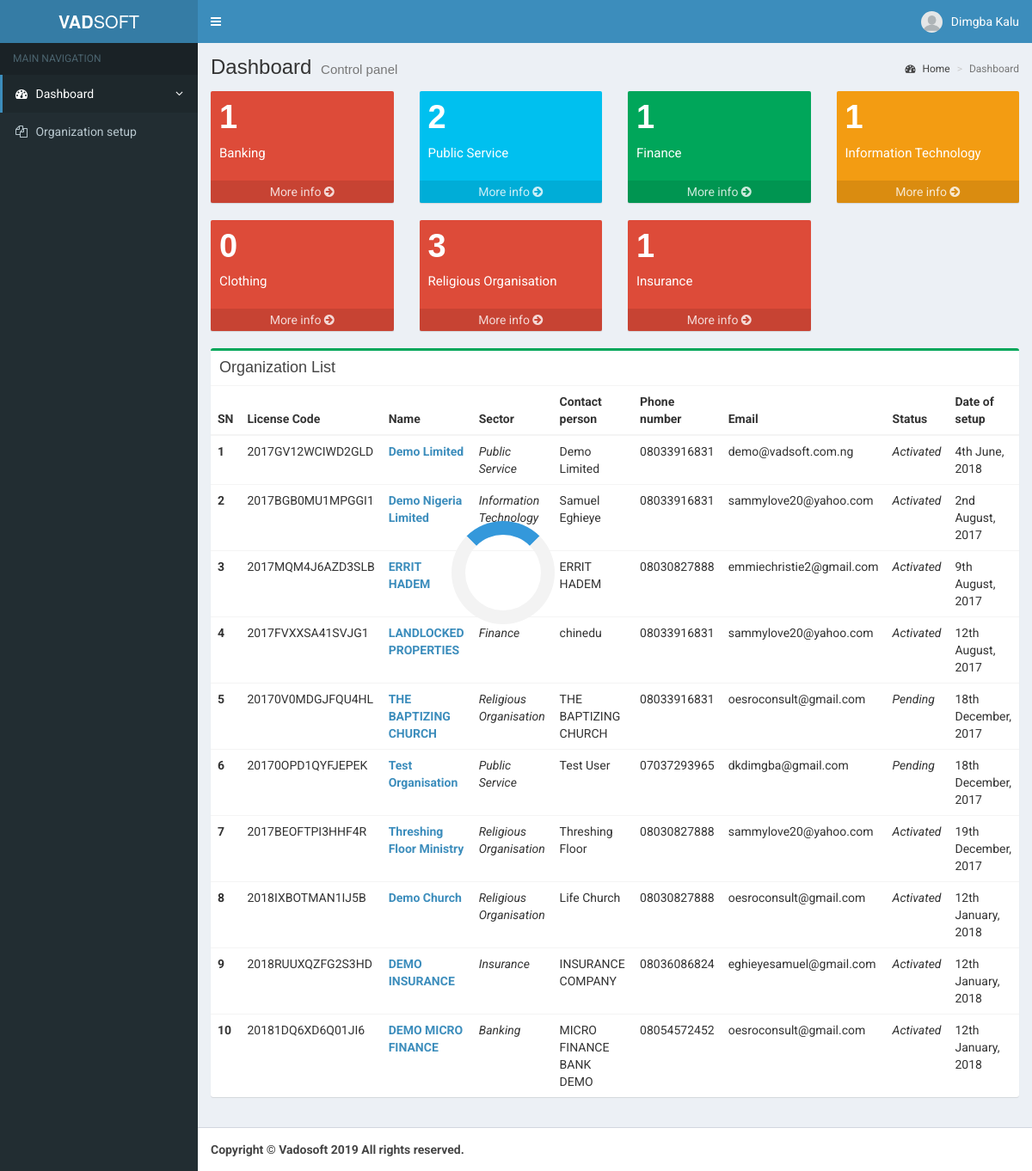
The page /v/index.php (signed in) on the database its author committed.
### tables this page shows
CREATE TABLE `organization_category` (
  `cat_id` int(4) NOT NULL,
  `cat_name` varchar(30) NOT NULL,
  `cat_discrip` text NOT NULL,
  `registered_at` datetime NOT NULL
);

CREATE TABLE `organization` (
  `org_id` int(11) NOT NULL,
  `org_name` varchar(100) NOT NULL,
  `org_email` varchar(50) NOT NULL,
  `org_admin` varchar(100) NOT NULL,
  `org_phone` varchar(50) NOT NULL,
  `org_category` mediumint(4) NOT NULL,
  `org_address` varchar(200) NOT NULL,
  `registered_at` datetime NOT NULL,
  `org_location` mediumint(3) NOT NULL,
  `org_license_key` varchar(50) DEFAULT NULL,
  `org_license_status` int(11) NOT NULL
);

### v/webapp/functions.php (called while the page is built, shortened)
<?php
function GetOrganizations($connection, $org_id = NULL, $category_id = NULL, $limit = NULL)
{
    $WHERE = ""; $LIMIT = "";
    $sql = "SELECT * FROM organization $WHERE $LIMIT";
    $query = $connection->query($sql) ;
    $num = $query->execute();
    if($num != 0)
    {
        return $query->fetchAll();
    }
    else
    {
        return false;
    }
}
function GetOrganizationLocation($connection, $area_id)
{
    $sql = "SELECT * FROM area where area_id='$area_id'";
    $query = $connection->query($sql) ;
    $num = $query->execute();
    if($num !=0)
    {
        while ($row = $query->fetch())
        {
            return $row['area_name'];
        }
    }
    else
    {
        return false;
    }
}
function GetOrganizationCat($connection, $cat_id){
    $sql = "SELECT * FROM organization_category where cat_id='$cat_id' ";
    $query = $connection ->query($sql) ;
    $num =  $query->setFetchMode(PDO::FETCH_NUM);
    if($num !=0) {
        while ($row = $query->fetch() ) {
            return $row['cat_name'] ;
        }
    }
}
function GetOrganizationCatList($connection)
{
    $sql = "SELECT * FROM organization_category ";
    $query = $connection ->query($sql) ;
    $num = $query->execute();
    if($num !=0)
    {
        return $query->fetchAll();
    }
    else
    {
        return false;
    }
}
function GetOrganizationCatNumber($connection, $cat_id)
{
    $sql = "SELECT * FROM organization WHERE org_category = '$cat_id'";
    $query = $connection ->query($sql) ;
    $num = $query->rowCount() ;
    return $num;
}

### v/webapp/organization_list.php (the view, shortened to what this page needs)
<?php
if ($place == "home") {
	$table_id = "";
} else {
	$table_id = "example1";
}
?>
<div class="box box-success">
	<div class="box-header with-border">
		<h3 class="box-title">Organization List</h3>
	</div>
	<div class="">
		<table id="<?php echo $table_id ?>" class="table table-responsive">
			<thead >
				<tr align="left">
					<th>SN</th>
					<th>License Code</th>
					<th>Name</th>
					<th>Sector</th>
					<th>Contact person</th>
					<th>Phone number</th>
					<th>Email</th>
					<th>Status</th>
					<th>Date of setup</th>
				</tr>
			</thead>
			<tbody>
				<?php
					$sn = 1;
					foreach ($get_organization as $row)
					{
						$org_name = $row['org_name'] ;
				        $org_adname = $row['org_admin'] ;
				        $org_email = $row['org_email'] ;
				        $org_phone = $row['org_phone'];
				        $org_location = GetOrganizationLocation($connection, $row['org_location']);
				        $org_id = $row['org_id'];
				        $org_category = GetOrganizationCat($connection, $row['org_category']);
				        $org_license = $row['org_license_key'];
				        $org_status = $row['org_license_status'];
				        $org_reg_date = date("jS F, Y", strtotime($row['registered_at']));
				        if ($org_status == 1) {
				        	$org_status = "Activated";
				        } else {
				        	$org_status = "Pending";
				        }
			            echo "<tr>
			            		<th scope='row'>$sn</th>
			            		<td>$org_license</td>
			                    <td><b><a href='organization?mode=edit&oid=$org_id'>$org_name</a></b></td>
			                    <td><em>$org_category</em></td>
			                    <td>$org_adname</td>
			                    <td>$org_phone</td>
			                    <td>$org_email</td>
			                    <td><em>$org_status</em></td>
			                    <td>$org_reg_date</td>
			            </tr>";
			            $sn=$sn+1;
					}
				?>
			</tbody>
		</table>
	</div>
</div>

### v/index.php (shortened to what this page needs)
<?php
include("header.php");
include("nav.php");
?>
<?php
    if($_SESSION['role'] == "app_admin") {
        $get_categories = GetOrganizationCatList($connection);
?>
<div class="content-wrapper">
    <section class="content-header">
        <h1>
            Dashboard
            <small>Control panel</small>
        </h1>
        <ol class="breadcrumb">
            <li><a href="#"><i class="fa fa-dashboard"></i> Home</a></li>
            <li class="active">Dashboard</li>
        </ol>
    </section>
    <section class="content">
        <div class="row">
        <?php
            foreach($get_categories as $row)
            {
                $org_category = GetOrganizationCatNumber($connection, $row['cat_id']);
                $color_code = rand(1,4);
                if ($color_code == 1) $bg_color = "bg-aqua";
                elseif ($color_code == 2) $bg_color = "bg-green";
                elseif ($color_code == 3) $bg_color = "bg-yellow";
                elseif ($color_code == 4) $bg_color = "bg-red";
                else $bg_color = "bg-aqua";
        ?>
                <div class="col-lg-3 col-xs-6">
                    <div class="small-box <?php echo $bg_color ?>">
                        <div class="inner">
                            <h3><?php echo $org_category ?></h3>
                            <p><?php echo $row['cat_name']; ?></p>
                        </div>
                        <a href="organization?mode=list&caID=<?php echo $row['cat_id'] ?>&place=list" class="small-box-footer">More info <i class="fa fa-arrow-circle-right"></i></a>
                    </div>
                </div>
        <?php } ?>
        </div>
        <div class="row">
            <section class="col-lg-12 connectedSortable">
                <?php $mode = "list"; include("webapp/organization.php"); ?>
            </section>
        </div>
    </section>
</div>
<?php } ?>
<?php
include("footer.php");
?>

### rows shown on the page
organization_category: org_category "1", cat_name "Banking"
organization_category: org_category "2", cat_name "Public Service"
organization_category: org_category "1", cat_name "Finance"
organization_category: org_category "1", cat_name "Information Technology"
organization_category: org_category "0", cat_name "Clothing"
organization_category: org_category "3", cat_name "Religious Organisation"
organization_category: org_category "1", cat_name "Insurance"
organization: org_license_key "2017GV12WCIWD2GLD", org_name "Demo Limited", org_category.cat_name "Public Service", org_admin "Demo Limited", org_phone "08033916831", org_email "demo@vadsoft.com.ng", org_license_status "Activated", registered_at "4th June, 2018"
organization: org_license_key "2017BGB0MU1MPGGI1", org_name "Demo Nigeria Limited", org_category.cat_name "Information Technology", org_admin "Samuel Eghieye", org_phone "08033916831", org_email "sammylove20@yahoo.com", org_license_status "Activated", registered_at "2nd August, 2017"
organization: org_license_key "2017MQM4J6AZD3SLB", org_name "ERRIT HADEM", org_admin "ERRIT HADEM", org_phone "08030827888", org_email "emmiechristie2@gmail.com", org_license_status "Activated", registered_at "9th August, 2017"
organization: org_license_key "2017FVXXSA41SVJG1", org_name "LANDLOCKED PROPERTIES", org_category.cat_name "Finance", org_admin "chinedu", org_phone "08033916831", org_email "sammylove20@yahoo.com", org_license_status "Activated", registered_at "12th August, 2017"
organization: org_license_key "20170V0MDGJFQU4HL", org_name "THE BAPTIZING CHURCH", org_category.cat_name "Religious Organisation", org_admin "THE BAPTIZING CHURCH", org_phone "08033916831", org_email "oesroconsult@gmail.com", org_license_status "Pending", registered_at "18th December, 2017"
organization: org_license_key "20170OPD1QYFJEPEK", org_name "Test Organisation", org_category.cat_name "Public Service", org_admin "Test User", org_phone "07037293965", org_email "dkdimgba@gmail.com", org_license_status "Pending", registered_at "18th December, 2017"
organization: org_license_key "2017BEOFTPI3HHF4R", org_name "Threshing Floor Ministry", org_category.cat_name "Religious Organisation", org_admin "Threshing Floor", org_phone "08030827888", org_email "sammylove20@yahoo.com", org_license_status "Activated", registered_at "19th December, 2017"
organization: org_license_key "2018IXBOTMAN1IJ5B", org_name "Demo Church", org_category.cat_name "Religious Organisation", org_admin "Life Church", org_phone "08030827888", org_email "oesroconsult@gmail.com", org_license_status "Activated", registered_at "12th January, 2018"
organization: org_license_key "2018RUUXQZFG2S3HD", org_name "DEMO INSURANCE", org_category.cat_name "Insurance", org_admin "INSURANCE COMPANY", org_phone "08036086824", org_email "eghieyesamuel@gmail.com", org_license_status "Activated", registered_at "12th January, 2018"
organization: org_license_key "20181DQ6XD6Q01JI6", org_name "DEMO MICRO FINANCE", org_category.cat_name "Banking", org_admin "MICRO FINANCE BANK DEMO", org_phone "08054572452", org_email "oesroconsult@gmail.com", org_license_status "Activated", registered_at "12th January, 2018"

### other values the page prints
$_SESSION['name'] "Dimgba Kalu"
